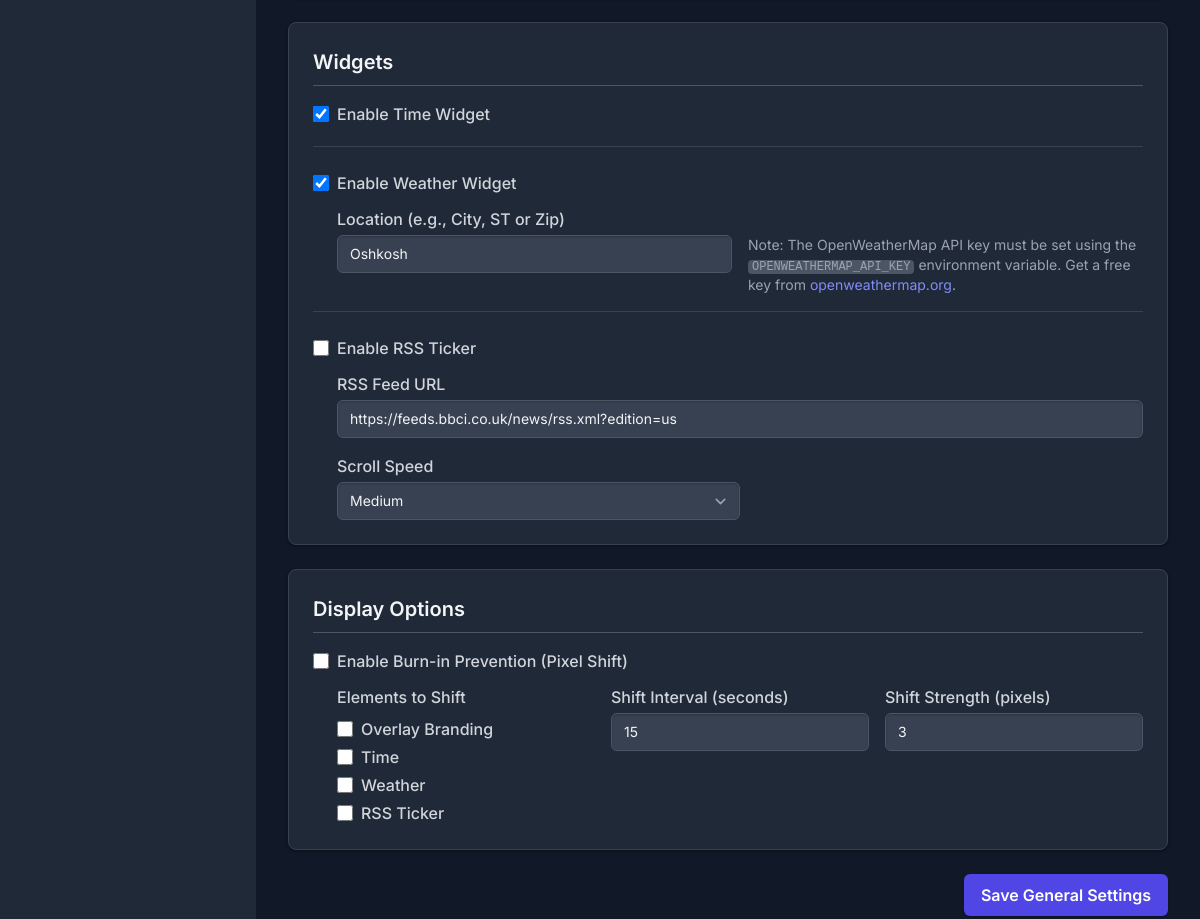
The app's page /config/general (middle part), older data.
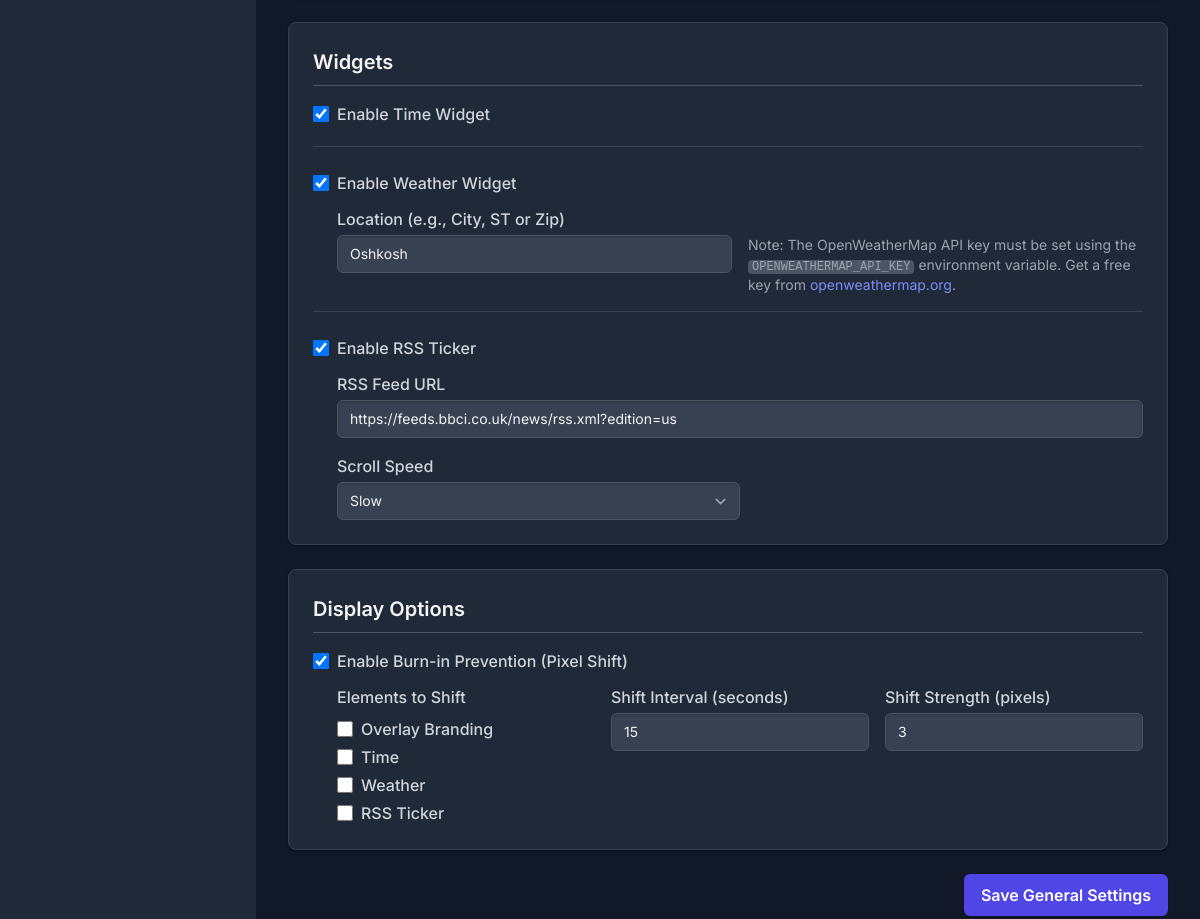
The same page, newer data.
### showgo/models.py (models this page shows, shortened)
class Setting(db.Model):
    __tablename__ = 'settings'
    key = db.Column(db.String(100), primary_key=True)
    value = db.Column(db.JSON)
    last_updated = db.Column(db.DateTime, default=lambda: datetime.now(timezone.utc), onupdate=lambda: datetime.now(timezone.utc))

### showgo/config_bp.py (the view, shortened to what this page needs)
@config_bp.route('/general', methods=['GET', 'POST'])
@auth.login_required
@check_password_changed
def config_general():
    defaults = DEFAULT_SETTINGS_DB
    current_config_values = {
         "slideshow": {
             "duration_seconds": get_setting("slideshow_duration_seconds", defaults['slideshow_duration_seconds']),
             "transition_effect": get_setting("slideshow_transition_effect", defaults['slideshow_transition_effect']),
             "image_order": get_setting("slideshow_image_order", defaults['slideshow_image_order']),
             "image_scaling": get_setting("slideshow_image_scaling", defaults['slideshow_image_scaling']),
             "video_scaling": get_setting("slideshow_video_scaling", defaults['slideshow_video_scaling']),
             "video_autoplay": get_setting("slideshow_video_autoplay", defaults['slideshow_video_autoplay']),
             "video_loop": get_setting("slideshow_video_loop", defaults['slideshow_video_loop']),
             "video_muted": get_setting("slideshow_video_muted", defaults['slideshow_video_muted']),
             "video_show_controls": get_setting("slideshow_video_show_controls", defaults['slideshow_video_show_controls']),
         },
         "overlay": {
             "enabled": get_setting("overlay_enabled", defaults['overlay_enabled']),
             "text": get_setting("overlay_text", defaults['overlay_text']),
             "position": get_setting("overlay_position", defaults['overlay_position']),
             "font_size": get_setting("overlay_font_size", defaults['overlay_font_size']),
             "font_color": get_setting("overlay_font_color", defaults['overlay_font_color']),
             "logo_enabled": get_setting("overlay_logo_enabled", defaults['overlay_logo_enabled']),
             "display_mode": get_setting("overlay_display_mode", defaults['overlay_display_mode']),
             "background_color": get_setting("overlay_background_color", defaults['overlay_background_color']),
             "padding": get_setting("overlay_padding", defaults['overlay_padding']),
         },
         "widgets": {
             "time": {"enabled": get_setting("widgets_time_enabled", defaults['widgets_time_enabled'])},
             "weather": { "enabled": get_setting("widgets_weather_enabled", defaults['widgets_weather_enabled']), "location": get_setting("widgets_weather_location", defaults['widgets_weather_location']) },
             "rss": { "enabled": get_setting("widgets_rss_enabled", defaults['widgets_rss_enabled']), "feed_url": get_setting("widgets_rss_feed_url", defaults['widgets_rss_feed_url']), "scroll_speed": get_setting("widgets_rss_scroll_speed", defaults['widgets_rss_scroll_speed']) }
         },
         "burn_in_prevention": {
             "enabled": get_setting("burn_in_prevention_enabled", defaults['burn_in_prevention_enabled']),
             "elements": get_setting("burn_in_prevention_elements", defaults['burn_in_prevention_elements']),
             "interval_seconds": get_setting("burn_in_prevention_interval_seconds", defaults['burn_in_prevention_interval_seconds']),
             "strength_pixels": get_setting("burn_in_prevention_strength_pixels", defaults['burn_in_prevention_strength_pixels'])
         },
    }
    logo_path = os.path.join(current_app.config['ASSETS_FOLDER'], current_app.config['OVERLAY_LOGO_FILENAME'])
    logo_exists = os.path.isfile(logo_path)
    return render_template('config_general.html',
                           settings=current_config_values, # Pass settings values under 'settings'
                           logo_exists=logo_exists,
                           APP_CONFIG_OVERLAY_LOGO_FILENAME=current_app.config['OVERLAY_LOGO_FILENAME'],
                           active_page='general')

### showgo/config_bp.py (called while the page is built)
def check_password_changed(f):
    @wraps(f)
    def decorated_function(*args, **kwargs):
        password_changed = get_setting('auth_password_changed', False)
        if not password_changed:
            flash("Please change the default password before accessing configuration.", "warning")
            return redirect(url_for('config_bp.config_set_initial_password'))
        return f(*args, **kwargs)
    return decorated_function

### showgo/utils.py (called while the page is built, shortened)
def get_setting(key, default=None):
    try:
        if not current_app: return default
        setting = Setting.query.filter_by(key=key).first()
        if setting: return setting.value
    except OperationalError as op_e:
         print(f"Database operational error getting setting '{key}': {op_e}")
    except Exception as e:
        print(f"Error getting setting '{key}': {e}")
        traceback.print_exc()
    app_config = current_app.config if current_app else {}
    default_settings = app_config.get('DEFAULT_SETTINGS_DB', DEFAULT_SETTINGS_DB)
    return default if default is not None else default_settings.get(key)

### showgo/templates/config_general.html (shortened to what the changed rows need)
{% extends "config_base.html" %}
{% block content %}
<div class="max-w-4xl mx-auto">
    <form action="{{ url_for('config_bp.config_general') }}" method="POST" id="general-settings-form">
        <div class="config-section">
            <h2>Widgets</h2>
             <div class="grid grid-cols-1 gap-y-6">
                <div class="form-group">
                     <label class="inline-flex items-center mb-3">
                        <input type="checkbox" id="rss_widget_enabled" name="rss_widget_enabled" class="form-checkbox" {% if settings.widgets.rss.enabled %}checked{% endif %}>
                        <span class="checkbox-label font-medium">Enable RSS Ticker</span>
                    </label>
                    <div class="pl-6 space-y-4">
                        <div class="form-group mb-0">
                            <label for="rss_scroll_speed">Scroll Speed</label>
                            <select id="rss_scroll_speed" name="rss_scroll_speed" class="form-select md:w-1/2">
                                <option value="slow" {% if settings.widgets.rss.scroll_speed == 'slow' %}selected{% endif %}>Slow</option>
                                <option value="medium" {% if settings.widgets.rss.scroll_speed == 'medium' %}selected{% endif %}>Medium</option>
                            </select>
                        </div>
                    </div>
                </div>
            </div>
        </div>
        <div class="config-section">
            <h2>Display Options</h2>
             <div class="grid grid-cols-1 gap-y-6">
                <div class="form-group">
                    <label class="inline-flex items-center mb-3">
                        <input type="checkbox" id="burn_in_prevention_enabled" name="burn_in_prevention_enabled" class="form-checkbox" {% if settings.burn_in_prevention.enabled %}checked{% endif %}>
                        <span class="checkbox-label font-medium">Enable Burn-in Prevention (Pixel Shift)</span>
                    </label>
                                {% set bip_elements = settings.burn_in_prevention.elements or [] %}
                </div>
             </div>
        </div>
    </form>
</div>
{% endblock %}

Row changes from the older to the newer data that the page shows:
changed Setting: rss_scroll_speed "Medium" → "Slow"
Text that changed along with them:
form field rss_widget_enabled: "☐" → "☑"
form field burn_in_prevention_enabled: "☐" → "☑"
